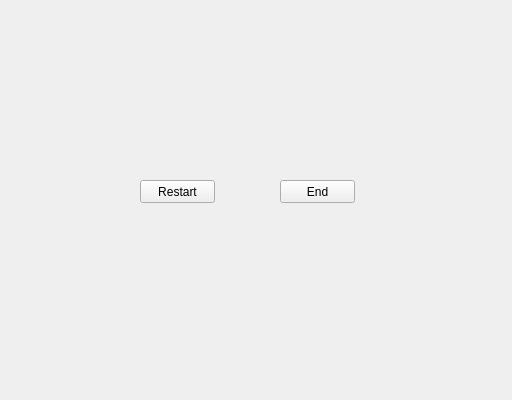
<?xml version="1.0" encoding="UTF-8"?>
<ui version="4.0">
 <class>result</class>
 <widget class="QMainWindow" name="result">
  <property name="geometry">
   <rect>
    <x>0</x>
    <y>0</y>
    <width>512</width>
    <height>400</height>
   </rect>
  </property>
  <property name="sizePolicy">
   <sizepolicy hsizetype="Fixed" vsizetype="Fixed">
    <horstretch>0</horstretch>
    <verstretch>0</verstretch>
   </sizepolicy>
  </property>
  <property name="windowTitle">
   <string>MainWindow</string>
  </property>
  <widget class="QWidget" name="centralwidget">
   <widget class="QPushButton" name="pushButton">
    <property name="geometry">
     <rect>
      <x>140</x>
      <y>180</y>
      <width>75</width>
      <height>23</height>
     </rect>
    </property>
    <property name="text">
     <string>Restart</string>
    </property>
   </widget>
   <widget class="QPushButton" name="pushButton_2">
    <property name="geometry">
     <rect>
      <x>280</x>
      <y>180</y>
      <width>75</width>
      <height>23</height>
     </rect>
    </property>
    <property name="text">
     <string>End</string>
    </property>
   </widget>
  </widget>
 </widget>
 <resources/>
 <connections/>
</ui>
